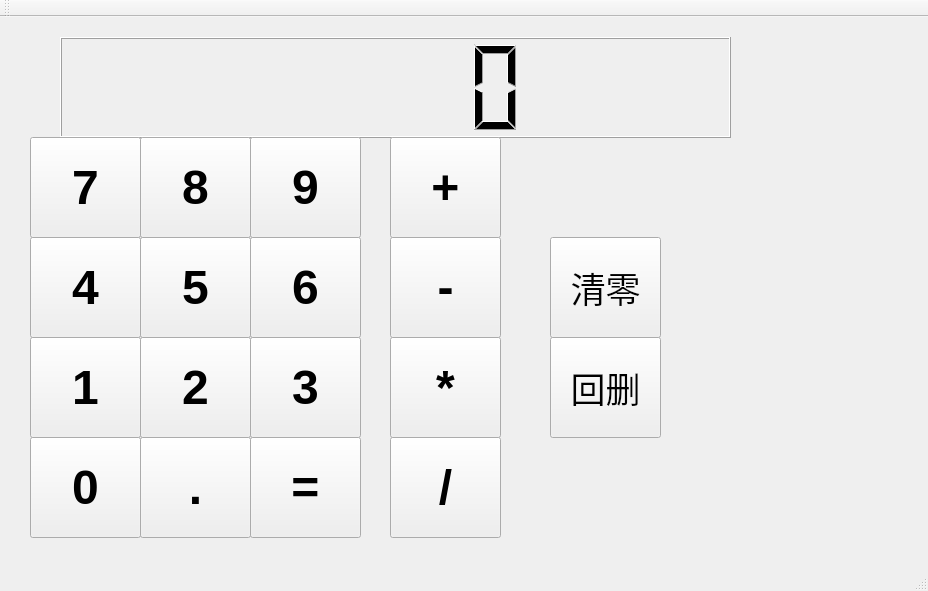
<?xml version="1.0" encoding="UTF-8"?>
<ui version="4.0">
 <class>MainWindow</class>
 <widget class="QMainWindow" name="MainWindow">
  <property name="geometry">
   <rect>
    <x>0</x>
    <y>0</y>
    <width>928</width>
    <height>591</height>
   </rect>
  </property>
  <property name="windowTitle">
   <string>MainWindow</string>
  </property>
  <widget class="QWidget" name="centralWidget">
   <widget class="QLCDNumber" name="lcdNumber">
    <property name="geometry">
     <rect>
      <x>60</x>
      <y>20</y>
      <width>671</width>
      <height>101</height>
     </rect>
    </property>
   </widget>
   <widget class="QPushButton" name="Btn_0">
    <property name="geometry">
     <rect>
      <x>30</x>
      <y>420</y>
      <width>111</width>
      <height>101</height>
     </rect>
    </property>
    <property name="font">
     <font>
      <family>Microsoft YaHei UI</family>
      <pointsize>36</pointsize>
      <weight>75</weight>
      <bold>true</bold>
     </font>
    </property>
    <property name="text">
     <string>0</string>
    </property>
   </widget>
   <widget class="QPushButton" name="Btn_1">
    <property name="geometry">
     <rect>
      <x>30</x>
      <y>320</y>
      <width>111</width>
      <height>101</height>
     </rect>
    </property>
    <property name="font">
     <font>
      <family>Microsoft YaHei UI</family>
      <pointsize>36</pointsize>
      <weight>75</weight>
      <bold>true</bold>
     </font>
    </property>
    <property name="text">
     <string>1</string>
    </property>
   </widget>
   <widget class="QPushButton" name="Btn_2">
    <property name="geometry">
     <rect>
      <x>140</x>
      <y>320</y>
      <width>111</width>
      <height>101</height>
     </rect>
    </property>
    <property name="font">
     <font>
      <family>Microsoft YaHei UI</family>
      <pointsize>36</pointsize>
      <weight>75</weight>
      <bold>true</bold>
     </font>
    </property>
    <property name="text">
     <string>2</string>
    </property>
   </widget>
   <widget class="QPushButton" name="Btn_3">
    <property name="geometry">
     <rect>
      <x>250</x>
      <y>320</y>
      <width>111</width>
      <height>101</height>
     </rect>
    </property>
    <property name="font">
     <font>
      <family>Microsoft YaHei UI</family>
      <pointsize>36</pointsize>
      <weight>75</weight>
      <bold>true</bold>
     </font>
    </property>
    <property name="text">
     <string>3</string>
    </property>
   </widget>
   <widget class="QPushButton" name="Btn_4">
    <property name="geometry">
     <rect>
      <x>30</x>
      <y>220</y>
      <width>111</width>
      <height>101</height>
     </rect>
    </property>
    <property name="font">
     <font>
      <family>Microsoft YaHei UI</family>
      <pointsize>36</pointsize>
      <weight>75</weight>
      <bold>true</bold>
     </font>
    </property>
    <property name="text">
     <string>4</string>
    </property>
   </widget>
   <widget class="QPushButton" name="Btn_5">
    <property name="geometry">
     <rect>
      <x>140</x>
      <y>220</y>
      <width>111</width>
      <height>101</height>
     </rect>
    </property>
    <property name="font">
     <font>
      <family>Microsoft YaHei UI</family>
      <pointsize>36</pointsize>
      <weight>75</weight>
      <bold>true</bold>
     </font>
    </property>
    <property name="text">
     <string>5</string>
    </property>
   </widget>
   <widget class="QPushButton" name="Btn_6">
    <property name="geometry">
     <rect>
      <x>250</x>
      <y>220</y>
      <width>111</width>
      <height>101</height>
     </rect>
    </property>
    <property name="font">
     <font>
      <family>Microsoft YaHei UI</family>
      <pointsize>36</pointsize>
      <weight>75</weight>
      <bold>true</bold>
     </font>
    </property>
    <property name="text">
     <string>6</string>
    </property>
   </widget>
   <widget class="QPushButton" name="Btn_7">
    <property name="geometry">
     <rect>
      <x>30</x>
      <y>120</y>
      <width>111</width>
      <height>101</height>
     </rect>
    </property>
    <property name="font">
     <font>
      <family>Microsoft YaHei UI</family>
      <pointsize>36</pointsize>
      <weight>75</weight>
      <bold>true</bold>
     </font>
    </property>
    <property name="text">
     <string>7</string>
    </property>
   </widget>
   <widget class="QPushButton" name="Btn_8">
    <property name="geometry">
     <rect>
      <x>140</x>
      <y>120</y>
      <width>111</width>
      <height>101</height>
     </rect>
    </property>
    <property name="font">
     <font>
      <family>Microsoft YaHei UI</family>
      <pointsize>36</pointsize>
      <weight>75</weight>
      <bold>true</bold>
     </font>
    </property>
    <property name="text">
     <string>8</string>
    </property>
   </widget>
   <widget class="QPushButton" name="Btn_9">
    <property name="geometry">
     <rect>
      <x>250</x>
      <y>120</y>
      <width>111</width>
      <height>101</height>
     </rect>
    </property>
    <property name="font">
     <font>
      <family>Microsoft YaHei UI</family>
      <pointsize>36</pointsize>
      <weight>75</weight>
      <bold>true</bold>
     </font>
    </property>
    <property name="text">
     <string>9</string>
    </property>
   </widget>
   <widget class="QPushButton" name="Btn_Equ">
    <property name="geometry">
     <rect>
      <x>250</x>
      <y>420</y>
      <width>111</width>
      <height>101</height>
     </rect>
    </property>
    <property name="font">
     <font>
      <family>Microsoft YaHei UI</family>
      <pointsize>36</pointsize>
      <weight>75</weight>
      <bold>true</bold>
     </font>
    </property>
    <property name="text">
     <string>=</string>
    </property>
   </widget>
   <widget class="QPushButton" name="Btn_Add">
    <property name="geometry">
     <rect>
      <x>390</x>
      <y>120</y>
      <width>111</width>
      <height>101</height>
     </rect>
    </property>
    <property name="font">
     <font>
      <family>Microsoft YaHei UI</family>
      <pointsize>36</pointsize>
      <weight>75</weight>
      <bold>true</bold>
     </font>
    </property>
    <property name="text">
     <string>+</string>
    </property>
   </widget>
   <widget class="QPushButton" name="Btn_Miv">
    <property name="geometry">
     <rect>
      <x>390</x>
      <y>220</y>
      <width>111</width>
      <height>101</height>
     </rect>
    </property>
    <property name="font">
     <font>
      <family>Microsoft YaHei UI</family>
      <pointsize>36</pointsize>
      <weight>75</weight>
      <bold>true</bold>
     </font>
    </property>
    <property name="text">
     <string>-</string>
    </property>
   </widget>
   <widget class="QPushButton" name="Btn_Mul">
    <property name="geometry">
     <rect>
      <x>390</x>
      <y>320</y>
      <width>111</width>
      <height>101</height>
     </rect>
    </property>
    <property name="font">
     <font>
      <family>Microsoft YaHei UI</family>
      <pointsize>36</pointsize>
      <weight>75</weight>
      <bold>true</bold>
     </font>
    </property>
    <property name="text">
     <string>*</string>
    </property>
   </widget>
   <widget class="QPushButton" name="Btn_Div">
    <property name="geometry">
     <rect>
      <x>390</x>
      <y>420</y>
      <width>111</width>
      <height>101</height>
     </rect>
    </property>
    <property name="font">
     <font>
      <family>Microsoft YaHei UI</family>
      <pointsize>36</pointsize>
      <weight>75</weight>
      <bold>true</bold>
     </font>
    </property>
    <property name="text">
     <string>/</string>
    </property>
   </widget>
   <widget class="QPushButton" name="Btn_Ret">
    <property name="geometry">
     <rect>
      <x>550</x>
      <y>220</y>
      <width>111</width>
      <height>101</height>
     </rect>
    </property>
    <property name="font">
     <font>
      <family>Microsoft YaHei UI</family>
      <pointsize>26</pointsize>
      <weight>50</weight>
      <bold>false</bold>
     </font>
    </property>
    <property name="text">
     <string>清零</string>
    </property>
   </widget>
   <widget class="QPushButton" name="Btn_Del">
    <property name="geometry">
     <rect>
      <x>550</x>
      <y>320</y>
      <width>111</width>
      <height>101</height>
     </rect>
    </property>
    <property name="font">
     <font>
      <family>Microsoft YaHei UI</family>
      <pointsize>26</pointsize>
      <weight>50</weight>
      <bold>false</bold>
     </font>
    </property>
    <property name="text">
     <string>回删</string>
    </property>
   </widget>
   <widget class="QPushButton" name="Btn_Dot">
    <property name="geometry">
     <rect>
      <x>140</x>
      <y>420</y>
      <width>111</width>
      <height>101</height>
     </rect>
    </property>
    <property name="font">
     <font>
      <family>Microsoft YaHei UI</family>
      <pointsize>36</pointsize>
      <weight>75</weight>
      <bold>true</bold>
     </font>
    </property>
    <property name="text">
     <string>.</string>
    </property>
   </widget>
  </widget>
  <widget class="QMenuBar" name="menuBar">
   <property name="geometry">
    <rect>
     <x>0</x>
     <y>0</y>
     <width>928</width>
     <height>25</height>
    </rect>
   </property>
  </widget>
  <widget class="QToolBar" name="mainToolBar">
   <attribute name="toolBarArea">
    <enum>TopToolBarArea</enum>
   </attribute>
   <attribute name="toolBarBreak">
    <bool>false</bool>
   </attribute>
  </widget>
  <widget class="QStatusBar" name="statusBar"/>
 </widget>
 <layoutdefault spacing="6" margin="11"/>
 <resources/>
 <connections/>
</ui>
